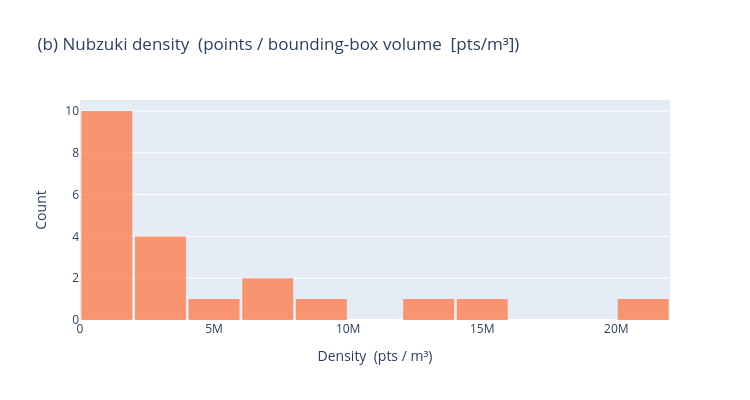

Here is the notebook cell this chart was saved with:
### Markdown cell above
### 3b — Nubzuki point density (pts / bbox volume)

### Code cell
fig = go.Figure()
fig.add_trace(go.Histogram(
    x=df["density"], nbinsx=15,
    marker_color="coral", opacity=0.8,
))
fig.update_layout(
    title="(b) Nubzuki density  (points / bounding-box volume  [pts/m³])",
    xaxis_title="Density  (pts / m³)",
    yaxis_title="Count",
    bargap=0.05, width=750, height=400,
)
fig.show()

print(df[["density", "bg_density"]].describe().round(1))

### Figure 1 — Plotly figure (JSON) as saved in the notebook; plotly's stock layout.template omitted (floating-point values rounded to 4 significant figures)
{"data": [{"marker": {"color": "coral"}, "nbinsx": 15, "opacity": 0.8, "type": "histogram", "x": [3604000.0, 602300.0, 205900.0, 3831000.0, 7507000.0, 13050000.0, 5768000.0, 20630000.0, 804500.0, 7274000.0, 1936000.0, 332300.0, 2726000.0, 1598000.0, 849300.0, 1044000.0, 552300.0, 15630000.0, 169700.0, 3681000.0, 8256000.0]}], "layout": {"bargap": 0.05, "height": 400, "title": {"text": "(b) Nubzuki density  (points / bounding-box volume  [pts/m³])"}, "width": 750, "xaxis": {"title": {"text": "Density  (pts / m³)"}}, "yaxis": {"title": {"text": "Count"}}}}
